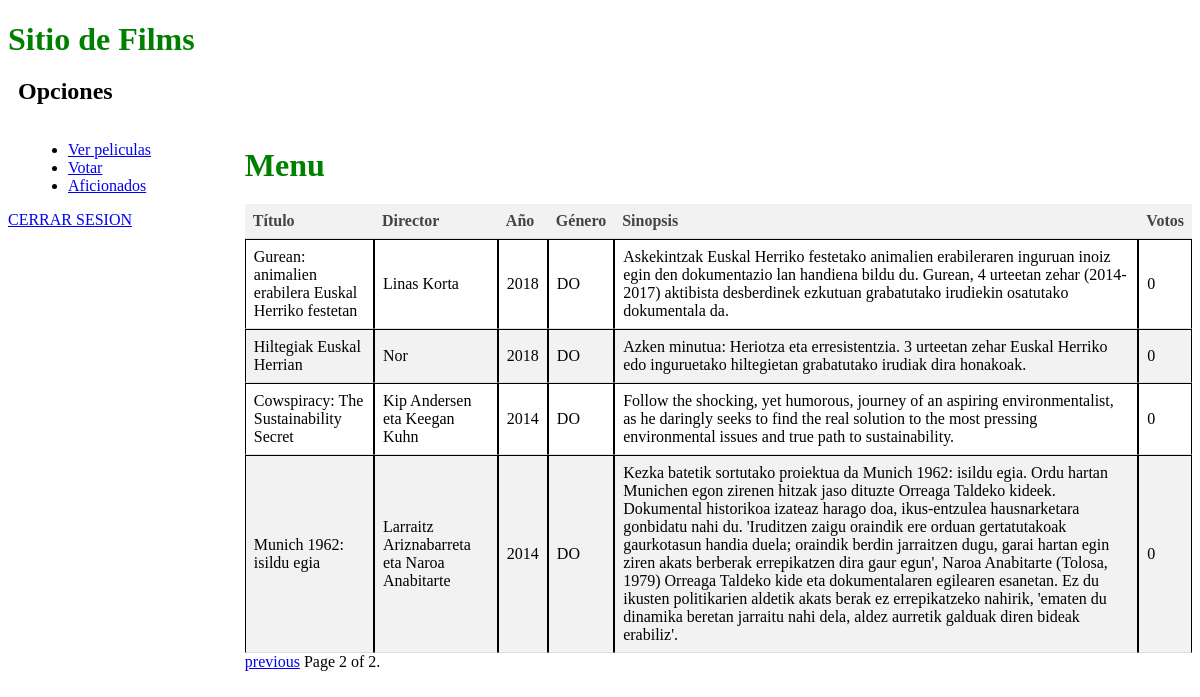
The page /verPelis?page=2 on the database its author committed.
### films/models.py (models this page shows, shortened)
class Filma(models.Model):
    izenburua = models.CharField(max_length=255)
    zuzendaria = models.CharField(max_length=255)
    urtea = models.CharField(max_length=4)
    generoa = models.CharField(max_length=2)
    sinopsia = models.TextField()
    bozkak = models.IntegerField(default=0)

### films/views.py (the view)
# urls.py: url(r'^verPelis', films.views.verPelis, name='verPelis'),
def verPelis(request):
    objetos = Filma.objects.all()
    paginator = Paginator(objetos, 4)
    page = request.GET.get('page')
    try:
        objetos_por_pagina = paginator.page(page)
    except PageNotAnInteger:
        objetos_por_pagina = paginator.page(1)
    except EmptyPage:
        objetos_por_pagina = paginator.page(paginator.num_pages)
    return render(request, 'films/verPelis.html', {'objetos_por_pagina': objetos_por_pagina})

### films/templates/films/verPelis.html (shortened to what this page needs)
{% extends 'films/index.html' %}
{% block content %}
  <h1>Menu</h1>
  <table>
    <thead>
      <tr>
        <th>Título</th>
        <th>Director</th>
        <th>Año</th>
        <th>Género</th>
        <th>Sinopsis</th>
        <th>Votos</th>
      </tr>
    </thead>
    <tbody>
      {% for objeto in objetos_por_pagina %}
        <tr>
          <td>{{ objeto.izenburua }}</td>
          <td>{{ objeto.zuzendaria }}</td>
          <td>{{ objeto.urtea }}</td>
          <td>{{ objeto.generoa }}</td>
          <td>{{ objeto.sinopsia }}</td>
          <td>{{ objeto.bozkak }}</td>
        </tr>
      {% endfor %}
    </tbody>
  </table>
  <div class="pagination">
    <span class="step-links">
      {% if objetos_por_pagina.has_previous %}
        <a href="?page={{ objetos_por_pagina.previous_page_number }}">previous</a>
      {% endif %}
      <span class="current">
        Page {{ objetos_por_pagina.number }} of {{ objetos_por_pagina.paginator.num_pages }}.
      </span>
    </span>
  </div>
{% endblock %}

### films/templates/films/index.html (style rules this page uses)
h1 { color: green; margin-bottom: 20px; }

### films/templates/films/verPelis.html (style rules this page uses)
table { border-collapse: separate; border-spacing: 0; }
td { border: 1px solid black; padding: 10px; }
th, td { text-align: left; padding: 8px; border-bottom: 1px solid #ddd; }
th { background-color: #f2f2f2; color: #444; }
tr:nth-child(even) { background-color: #f2f2f2; }

### rows shown on the page
Filma: izenburua "Gurean: animalien erabilera Euskal Herriko festetan", zuzendaria "Linas Korta", urtea "2018", generoa "DO", sinopsia "Askekintzak Euskal Herriko festetako animalien erabileraren inguruan inoiz egin den dokumentazio lan handiena bildu du. Gurean, 4 urteetan zehar (2014-2017) aktibista desberdinek ezkutuan grabatutako irudiekin osatutako dokumentala da.", bozkak "0"
Filma: izenburua "Hiltegiak Euskal Herrian", zuzendaria "Nor", urtea "2018", generoa "DO", sinopsia "Azken minutua: Heriotza eta erresistentzia. 3 urteetan zehar Euskal Herriko edo inguruetako hiltegietan grabatutako irudiak dira honakoak.", bozkak "0"
Filma: izenburua "Cowspiracy: The Sustainability Secret", zuzendaria "Kip Andersen eta Keegan Kuhn", urtea "2014", generoa "DO", sinopsia "Follow the shocking, yet humorous, journey of an aspiring environmentalist, as he daringly seeks to find the real solution to the most pressing environmental issues and true path to sustainability.", bozkak "0"
Filma: izenburua "Munich 1962: isildu egia", zuzendaria "Larraitz Ariznabarreta eta Naroa Anabitarte", urtea "2014", generoa "DO", sinopsia "Kezka batetik sortutako proiektua da Munich 1962: isildu egia. Ordu hartan Munichen egon zirenen hitzak jaso dituzte Orreaga Taldeko kideek. Dokumental historikoa izateaz harago doa, ikus-entzulea hausnarketara gonbidatu nahi du. 'Iruditzen zaigu oraindik ere orduan gertatutakoak gaurkotasun handia duela; oraindik berdin jarraitzen dugu, garai hartan egin ziren akats berberak errepikatzen dira gaur egun', Naroa Anabitarte (Tolosa, 1979) Orreaga Taldeko kide eta dokumentalaren egilearen esanetan. Ez du ikusten politikarien aldetik akats berak ez errepikatzeko nahirik, 'ematen du dinamika beretan jarraitu nahi dela, aldez aurretik galduak diren bideak erabiliz'.", bozkak "0"

### other values the page prints
{{ objetos_por_pagina.number }} "2"
{{ objetos_por_pagina.paginator.num_pages }} "2"
